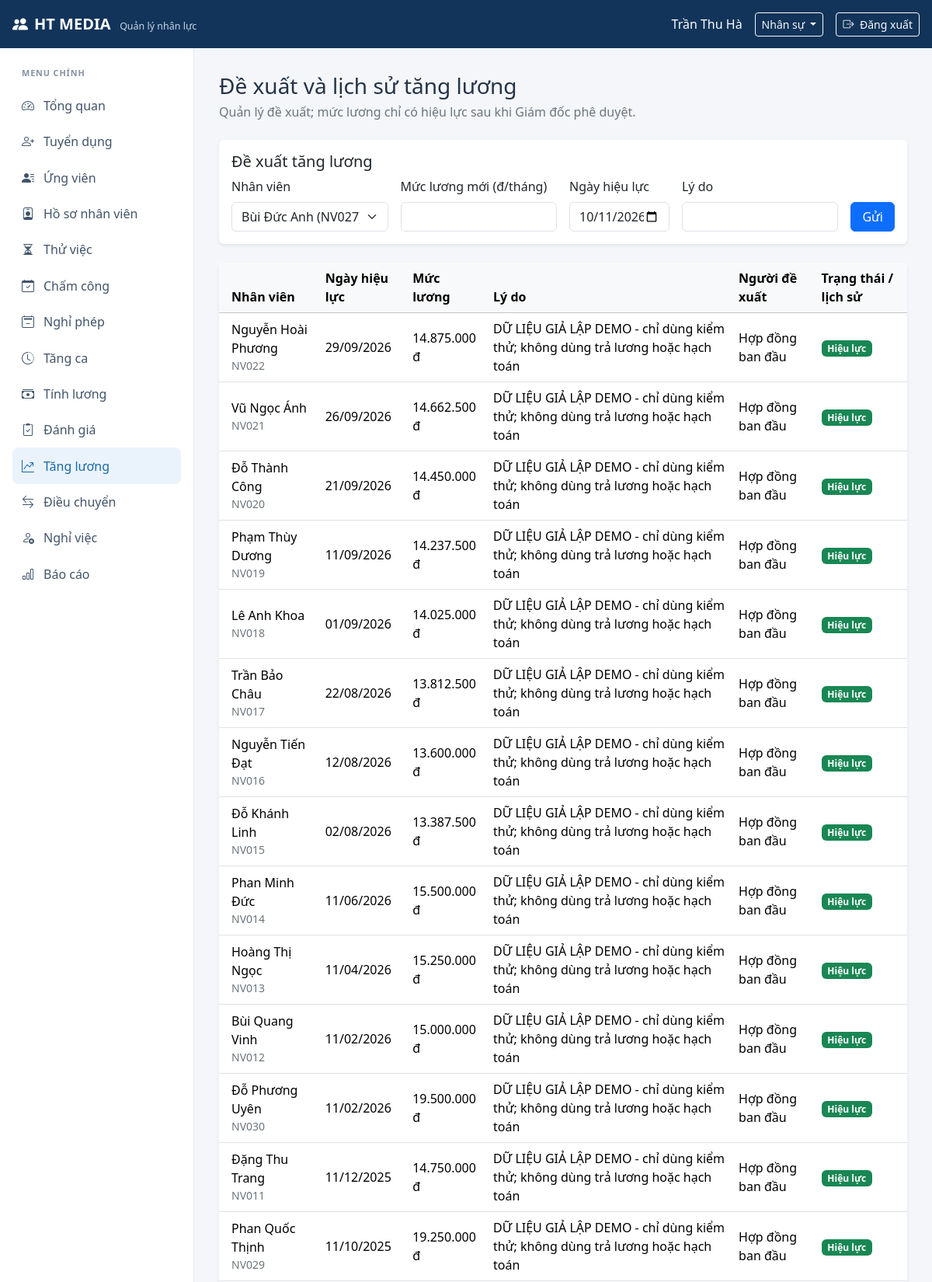
The page /index.php?route=salary_changes (signed in, upper part) on the database its author committed.
### tables this page shows
CREATE TABLE IF NOT EXISTS NHANVIEN (
    MaNV VARCHAR(10) PRIMARY KEY,
    HoTen VARCHAR(150) NOT NULL,
    NgaySinh DATE NULL,
    GioiTinh VARCHAR(20) NULL,
    SoDienThoai VARCHAR(20) NULL,
    Email VARCHAR(150) NULL,
    DiaChi VARCHAR(255) NULL,
    NgayVaoLam DATE NOT NULL,
    TrangThai VARCHAR(30) NOT NULL DEFAULT 'Chính thức',
    MaPB VARCHAR(10) NOT NULL,
    MaCV VARCHAR(10) NOT NULL,
    INDEX idx_nhanvien_hoten (HoTen),
    INDEX idx_nhanvien_trangthai (TrangThai),
    CONSTRAINT chk_nhanvien_gioitinh CHECK (GioiTinh IS NULL OR GioiTinh IN ('Nam', 'Nữ', 'Khác')),
    CONSTRAINT fk_nhanvien_phongban FOREIGN KEY (MaPB) REFERENCES PHONGBAN (MaPB),
    CONSTRAINT fk_nhanvien_chucvu FOREIGN KEY (MaCV) REFERENCES CHUCVU (MaCV)
);

CREATE TABLE IF NOT EXISTS HOPDONG (
    MaHD VARCHAR(10) PRIMARY KEY,
    MaNV VARCHAR(10) NOT NULL,
    LoaiHD VARCHAR(50) NOT NULL,
    NgayBatDau DATE NOT NULL,
    NgayKetThuc DATE NULL,
    MucLuong DECIMAL(14,2) NOT NULL DEFAULT 0,
    TrangThai VARCHAR(30) NOT NULL DEFAULT 'Hiệu lực',
    DeXuatBoi VARCHAR(10) NULL,
    LyDoDieuChinh TEXT NULL,
    NguoiPheDuyet VARCHAR(10) NULL,
    NgayPheDuyet DATE NULL,
    INDEX idx_hopdong_nhanvien (MaNV),
    INDEX idx_hopdong_trangthai (TrangThai),
    CONSTRAINT chk_hopdong_luong CHECK (MucLuong >= 0),
    CONSTRAINT chk_hopdong_ngay CHECK (NgayKetThuc IS NULL OR NgayKetThuc >= NgayBatDau),
    CONSTRAINT fk_hopdong_nhanvien FOREIGN KEY (MaNV) REFERENCES NHANVIEN (MaNV),
    CONSTRAINT fk_hopdong_nguoide_xuat FOREIGN KEY (DeXuatBoi) REFERENCES NHANVIEN (MaNV),
    CONSTRAINT fk_hopdong_nguoiduyet FOREIGN KEY (NguoiPheDuyet) REFERENCES NHANVIEN (MaNV)
);

### app/views/salary_changes/index.php (the view, shortened to what the rows shown need)
<?php $money = static fn (mixed $value): string => number_format((float) $value, 0, ',', '.') . ' đ'; ?>
<div class="mb-4"><h1 class="h3 mb-1">Đề xuất và lịch sử tăng lương</h1><p class="text-secondary mb-0">Quản lý đề xuất; mức lương chỉ có hiệu lực sau khi Giám đốc phê duyệt.</p></div>
<?php if ($canPropose): ?>
    <section class="card border-0 shadow-sm mb-4"><div class="card-body">
        <h2 class="h5">Đề xuất tăng lương</h2>
        <form method="post" action="<?= e(url('salary-propose')) ?>" class="row g-3">
            <div class="col-md-3"><label class="form-label" for="salary-employee">Nhân viên</label><select class="form-select" id="salary-employee" name="employee_id" required><?php foreach ($employees as $employee): ?><option value="<?= e($employee['MaNV']) ?>"><?= e($employee['HoTen']) ?> (<?= e($employee['MaNV']) ?>)</option><?php endforeach; ?></select></div>
            <div class="col-md-3"><label class="form-label" for="salary-amount">Mức lương mới (đ/tháng)</label><input class="form-control" id="salary-amount" name="salary" type="number" min="1" step="1000" required></div>
            <div class="col-md-2"><label class="form-label" for="salary-effective">Ngày hiệu lực</label><input class="form-control" id="salary-effective" name="effective_date" type="date" min="<?= e(date('Y-m-d')) ?>" value="<?= e(date('Y-m-d')) ?>" required></div>
            <div class="col-md-3"><label class="form-label" for="salary-reason">Lý do</label><input class="form-control" id="salary-reason" name="reason" minlength="3" maxlength="2000" required></div>
            <div class="col-md-1 d-flex align-items-end"><button class="btn btn-primary w-100" type="submit">Gửi</button></div>
        </form>
    </div></section>
<?php endif; ?>
<section class="card border-0 shadow-sm"><div class="table-responsive"><table class="table table-hover align-middle mb-0">
    <thead class="table-light"><tr><th class="ps-3">Nhân viên</th><th>Ngày hiệu lực</th><th>Mức lương</th><th>Lý do</th><th>Người đề xuất</th><th>Trạng thái / lịch sử</th><?php if ($canApprove): ?><th>Phê duyệt</th><?php endif; ?></tr></thead>
    <tbody>
    <?php foreach ($rows as $row): ?>
        <?php $isPending = $row['TrangThai'] === 'Chờ duyệt tăng lương'; $badge = $isPending ? 'warning' : ($row['TrangThai'] === 'Từ chối' ? 'danger' : ($row['TrangThai'] === 'Hiệu lực' ? 'success' : 'secondary')); ?>
        <tr><td class="ps-3"><?= e($row['HoTen']) ?><div class="small text-secondary"><?= e($row['MaNV']) ?></div></td><td><?= e(date('d/m/Y', strtotime((string) $row['NgayHieuLuc']))) ?></td><td><?= e($money($row['MucLuong'])) ?></td><td><?= e($row['LyDoDieuChinh'] ?: 'Mức lương hợp đồng') ?></td><td><?= e($row['TenNguoiDeXuat'] ?: 'Hợp đồng ban đầu') ?></td><td><span class="badge text-bg-<?= $badge ?>"><?= e($row['TrangThai']) ?></span><?php if ($row['TenNguoiPheDuyet']): ?><div class="small text-secondary">Duyệt: <?= e($row['TenNguoiPheDuyet']) ?></div><?php endif; ?></td>
        </tr>
    <?php endforeach; ?>
    </tbody>
</table></div></section>

### app/views/layout.php (shortened to what the rows shown need)
<?php
$loggedInUser = Auth::user();
$menuItems = [
    ['dashboard', 'Tổng quan', 'dashboard', 'view', 'bi-speedometer2'],
    ['recruitment', 'Tuyển dụng', 'recruitment', 'view', 'bi-person-plus'],
    ['applicants', 'Ứng viên', 'recruitment', 'manage', 'bi-person-lines-fill'],
    ['employees', 'Hồ sơ nhân viên', 'employees', 'view', 'bi-person-badge'],
    ['probation', 'Thử việc', 'probation', 'view', 'bi-hourglass-split'],
    ['attendance', 'Chấm công', 'attendance', 'view', 'bi-calendar-check'],
    ['leave', 'Nghỉ phép', 'leave', 'view', 'bi-calendar2-minus'],
    ['overtime', 'Tăng ca', 'overtime', 'view', 'bi-clock-history'],
    ['payroll', 'Tính lương', 'payroll', 'view', 'bi-cash-stack'],
    ['reviews', 'Đánh giá', 'reviews', 'view', 'bi-clipboard2-check'],
    ['salary_changes', 'Tăng lương', 'salary_changes', 'view', 'bi-graph-up-arrow'],
    ['transfers', 'Điều chuyển', 'transfers', 'view', 'bi-arrow-left-right'],
    ['resignations', 'Nghỉ việc', 'resignations', 'view', 'bi-person-x'],
    ['reports', 'Báo cáo', 'reports', 'view', 'bi-bar-chart'],
    ['accounts', 'Quản lý tài khoản', 'accounts', 'manage', 'bi-people-gear'],
];
$activeRoute = (string) ($_GET['route'] ?? $_GET['r'] ?? 'dashboard');
?>
<!doctype html>
<html lang="vi">
<head>
    <link href="https://cdn.jsdelivr.net/npm/bootstrap@5.3.3/dist/css/bootstrap.min.css" rel="stylesheet">
    <link href="https://cdn.jsdelivr.net/npm/bootstrap-icons@1.11.3/font/bootstrap-icons.min.css" rel="stylesheet">
    <link href="<?= e(APP_BASE_URL) ?>/assets/css/app.css" rel="stylesheet">
</head>
<body class="<?= $loggedInUser === null ? 'auth-page' : '' ?>">
<?php if ($loggedInUser !== null): ?>
    <header class="topbar navbar navbar-dark px-3">
        <a class="navbar-brand fw-semibold" href="<?= e(url('dashboard')) ?>">
            <i class="bi bi-people-fill me-2"></i>HT MEDIA <span class="brand-subtitle">Quản lý nhân lực</span>
        </a>
        <div class="d-flex align-items-center gap-3 text-white">
            <span class="d-none d-sm-inline"><?= e($loggedInUser['HoTen']) ?></span>
            <?php if (count(Auth::roles()) > 1): ?>
                <?php
                $roleNames = [
                    'giamdoc' => 'Giám đốc', 'nhansu' => 'Nhân sự', 'ketoan' => 'Kế toán',
                    'admin' => 'Quản trị', 'quanly' => 'Trưởng bộ phận', 'nhanvien' => 'Nhân viên',
                ];
                ?>
                <div class="dropdown">
                    <button class="btn btn-sm btn-outline-light dropdown-toggle" data-bs-toggle="dropdown" aria-expanded="false">
                        <?= e($roleNames[Auth::activeRole() ?? ''] ?? Auth::activeRole() ?? '') ?>
                    </button>
                </div>
            <?php else: ?>
                <span class="badge text-bg-light"><?= e(Auth::activeRole() ?? $loggedInUser['VaiTro']) ?></span>
            <?php endif; ?>
            <form method="post" action="<?= e(url('logout')) ?>" class="m-0">
                <button class="btn btn-sm btn-outline-light" type="submit" aria-label="Đăng xuất">
                    <i class="bi bi-box-arrow-right"></i>
                    <span class="d-none d-md-inline ms-1">Đăng xuất</span>
                </button>
            </form>
        </div>
    </header>
    <div class="app-shell">
        <aside class="sidebar">
            <div class="sidebar-label">MENU CHÍNH</div>
            <?php foreach ($menuItems as [$route, $label, $feature, $action, $icon]): ?>
                <?php
                $personalModules = ['employees', 'probation', 'attendance', 'payroll', 'reviews', 'reports'];
                $allowed = Auth::can($feature, $action)
                    || ($route === 'dashboard' && Auth::can($feature, 'view'))
                    || (in_array($feature, $personalModules, true) && Auth::can($feature, 'personal'))
                    || (in_array($feature, ['leave', 'overtime'], true) && Auth::can($feature, 'personal_request'))
                    || ($feature === 'resignations' && Auth::can($feature, 'personal_request'))
                    || ($feature === 'attendance' && Auth::can($feature, 'personal_manage'));
                ?>
                <?php if ($allowed): ?>
                    <a class="sidebar-link <?= $activeRoute === $route ? 'active' : '' ?>"
                       href="<?= e(url($route)) ?>" title="<?= e($label) ?>">
                        <i class="bi <?= e($icon) ?>"></i><span><?= e($label) ?></span>
                    </a>
                <?php endif; ?>
            <?php endforeach; ?>
        </aside>
        <main class="main-content">
            <?php require $viewFile; ?>
        </main>
    </div>
<?php else: ?>
    <main class="auth-container">
        <?php require $viewFile; ?>
    </main>
<?php endif; ?>
</body>
</html>

### rows shown on the page
nhanvien: HoTen "Trần Thu Hà"
hopdong: MaNV.HoTen "Nguyễn Hoài Phương", MaNV "NV022", NgayBatDau "29/09/2026", MucLuong "14.875.000 đ", LyDoDieuChinh "DỮ LIỆU GIẢ LẬP DEMO - chỉ dùng kiểm thử; không dùng trả lương hoặc hạch toán", TenNguoiDeXuat "Hợp đồng ban đầu", TrangThai "Hiệu lực"
hopdong: MaNV.HoTen "Vũ Ngọc Ánh", MaNV "NV021", NgayBatDau "26/09/2026", MucLuong "14.662.500 đ", LyDoDieuChinh "DỮ LIỆU GIẢ LẬP DEMO - chỉ dùng kiểm thử; không dùng trả lương hoặc hạch toán", TenNguoiDeXuat "Hợp đồng ban đầu", TrangThai "Hiệu lực"
hopdong: MaNV.HoTen "Đỗ Thành Công", MaNV "NV020", NgayBatDau "21/09/2026", MucLuong "14.450.000 đ", LyDoDieuChinh "DỮ LIỆU GIẢ LẬP DEMO - chỉ dùng kiểm thử; không dùng trả lương hoặc hạch toán", TenNguoiDeXuat "Hợp đồng ban đầu", TrangThai "Hiệu lực"
hopdong: MaNV.HoTen "Phạm Thùy Dương", MaNV "NV019", NgayBatDau "11/09/2026", MucLuong "14.237.500 đ", LyDoDieuChinh "DỮ LIỆU GIẢ LẬP DEMO - chỉ dùng kiểm thử; không dùng trả lương hoặc hạch toán", TenNguoiDeXuat "Hợp đồng ban đầu", TrangThai "Hiệu lực"
hopdong: MaNV.HoTen "Lê Anh Khoa", MaNV "NV018", NgayBatDau "01/09/2026", MucLuong "14.025.000 đ", LyDoDieuChinh "DỮ LIỆU GIẢ LẬP DEMO - chỉ dùng kiểm thử; không dùng trả lương hoặc hạch toán", TenNguoiDeXuat "Hợp đồng ban đầu", TrangThai "Hiệu lực"
hopdong: MaNV.HoTen "Trần Bảo Châu", MaNV "NV017", NgayBatDau "22/08/2026", MucLuong "13.812.500 đ", LyDoDieuChinh "DỮ LIỆU GIẢ LẬP DEMO - chỉ dùng kiểm thử; không dùng trả lương hoặc hạch toán", TenNguoiDeXuat "Hợp đồng ban đầu", TrangThai "Hiệu lực"
hopdong: MaNV.HoTen "Nguyễn Tiến Đạt", MaNV "NV016", NgayBatDau "12/08/2026", MucLuong "13.600.000 đ", LyDoDieuChinh "DỮ LIỆU GIẢ LẬP DEMO - chỉ dùng kiểm thử; không dùng trả lương hoặc hạch toán", TenNguoiDeXuat "Hợp đồng ban đầu", TrangThai "Hiệu lực"
hopdong: MaNV.HoTen "Đỗ Khánh Linh", MaNV "NV015", NgayBatDau "02/08/2026", MucLuong "13.387.500 đ", LyDoDieuChinh "DỮ LIỆU GIẢ LẬP DEMO - chỉ dùng kiểm thử; không dùng trả lương hoặc hạch toán", TenNguoiDeXuat "Hợp đồng ban đầu", TrangThai "Hiệu lực"
hopdong: MaNV.HoTen "Phan Minh Đức", MaNV "NV014", NgayBatDau "11/06/2026", MucLuong "15.500.000 đ", LyDoDieuChinh "DỮ LIỆU GIẢ LẬP DEMO - chỉ dùng kiểm thử; không dùng trả lương hoặc hạch toán", TenNguoiDeXuat "Hợp đồng ban đầu", TrangThai "Hiệu lực"
hopdong: MaNV.HoTen "Hoàng Thị Ngọc", MaNV "NV013", NgayBatDau "11/04/2026", MucLuong "15.250.000 đ", LyDoDieuChinh "DỮ LIỆU GIẢ LẬP DEMO - chỉ dùng kiểm thử; không dùng trả lương hoặc hạch toán", TenNguoiDeXuat "Hợp đồng ban đầu", TrangThai "Hiệu lực"
hopdong: MaNV.HoTen "Bùi Quang Vinh", MaNV "NV012", NgayBatDau "11/02/2026", MucLuong "15.000.000 đ", LyDoDieuChinh "DỮ LIỆU GIẢ LẬP DEMO - chỉ dùng kiểm thử; không dùng trả lương hoặc hạch toán", TenNguoiDeXuat "Hợp đồng ban đầu", TrangThai "Hiệu lực"
hopdong: MaNV.HoTen "Đỗ Phương Uyên", MaNV "NV030", NgayBatDau "11/02/2026", MucLuong "19.500.000 đ", LyDoDieuChinh "DỮ LIỆU GIẢ LẬP DEMO - chỉ dùng kiểm thử; không dùng trả lương hoặc hạch toán", TenNguoiDeXuat "Hợp đồng ban đầu", TrangThai "Hiệu lực"
hopdong: MaNV.HoTen "Đặng Thu Trang", MaNV "NV011", NgayBatDau "11/12/2025", MucLuong "14.750.000 đ", LyDoDieuChinh "DỮ LIỆU GIẢ LẬP DEMO - chỉ dùng kiểm thử; không dùng trả lương hoặc hạch toán", TenNguoiDeXuat "Hợp đồng ban đầu", TrangThai "Hiệu lực"
hopdong: MaNV.HoTen "Phan Quốc Thịnh", MaNV "NV029", NgayBatDau "11/10/2025", MucLuong "19.250.000 đ", LyDoDieuChinh "DỮ LIỆU GIẢ LẬP DEMO - chỉ dùng kiểm thử; không dùng trả lương hoặc hạch toán", TenNguoiDeXuat "Hợp đồng ban đầu", TrangThai "Hiệu lực"

### other values the page prints
$roleNames[Auth::activeRole() ?? ''] "Nhân sự"
$label "Tổng quan"
$label "Tuyển dụng"
$label "Ứng viên"
$label "Hồ sơ nhân viên"
$label "Thử việc"
$label "Chấm công"
$label "Nghỉ phép"
$label "Tăng ca"
$label "Tính lương"
$label "Đánh giá"
$label "Tăng lương"
$label "Điều chuyển"
$label "Nghỉ việc"
$label "Báo cáo"
